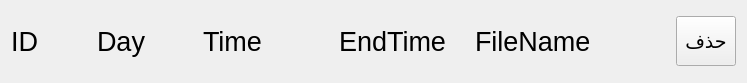
<?xml version="1.0" encoding="UTF-8"?>
<ui version="4.0">
 <class>FormForExcelTable</class>
 <widget class="QWidget" name="FormForExcelTable">
  <property name="geometry">
   <rect>
    <x>0</x>
    <y>0</y>
    <width>747</width>
    <height>83</height>
   </rect>
  </property>
  <property name="windowTitle">
   <string>Form</string>
  </property>
  <layout class="QHBoxLayout" name="horizontalLayout">
   <item>
    <layout class="QHBoxLayout" name="layoutItem">
     <item>
      <widget class="QLabel" name="IdLbl">
       <property name="maximumSize">
        <size>
         <width>80</width>
         <height>16777215</height>
        </size>
       </property>
       <property name="font">
        <font>
         <pointsize>20</pointsize>
        </font>
       </property>
       <property name="styleSheet">
        <string notr="true">background: none;</string>
       </property>
       <property name="text">
        <string>ID</string>
       </property>
      </widget>
     </item>
     <item>
      <widget class="QLabel" name="DayLbl">
       <property name="maximumSize">
        <size>
         <width>100</width>
         <height>16777215</height>
        </size>
       </property>
       <property name="font">
        <font>
         <pointsize>20</pointsize>
        </font>
       </property>
       <property name="styleSheet">
        <string notr="true">background: none;</string>
       </property>
       <property name="text">
        <string>Day</string>
       </property>
      </widget>
     </item>
     <item>
      <widget class="QLabel" name="TimeLbl">
       <property name="maximumSize">
        <size>
         <width>130</width>
         <height>16777215</height>
        </size>
       </property>
       <property name="font">
        <font>
         <pointsize>20</pointsize>
        </font>
       </property>
       <property name="styleSheet">
        <string notr="true">background: none;</string>
       </property>
       <property name="text">
        <string>Time</string>
       </property>
      </widget>
     </item>
     <item>
      <widget class="QLabel" name="EndTimeLbl">
       <property name="maximumSize">
        <size>
         <width>130</width>
         <height>16777215</height>
        </size>
       </property>
       <property name="font">
        <font>
         <pointsize>20</pointsize>
        </font>
       </property>
       <property name="styleSheet">
        <string notr="true">background: none;</string>
       </property>
       <property name="text">
        <string>EndTime</string>
       </property>
      </widget>
     </item>
     <item>
      <widget class="QLabel" name="FileNameLbl">
       <property name="font">
        <font>
         <pointsize>20</pointsize>
        </font>
       </property>
       <property name="styleSheet">
        <string notr="true">background: none;</string>
       </property>
       <property name="text">
        <string>FileName</string>
       </property>
      </widget>
     </item>
     <item>
      <widget class="QPushButton" name="DeleteBtn">
       <property name="maximumSize">
        <size>
         <width>60</width>
         <height>50</height>
        </size>
       </property>
       <property name="font">
        <font>
         <pointsize>14</pointsize>
        </font>
       </property>
       <property name="text">
        <string>حذف</string>
       </property>
      </widget>
     </item>
    </layout>
   </item>
  </layout>
 </widget>
 <resources/>
 <connections/>
</ui>
